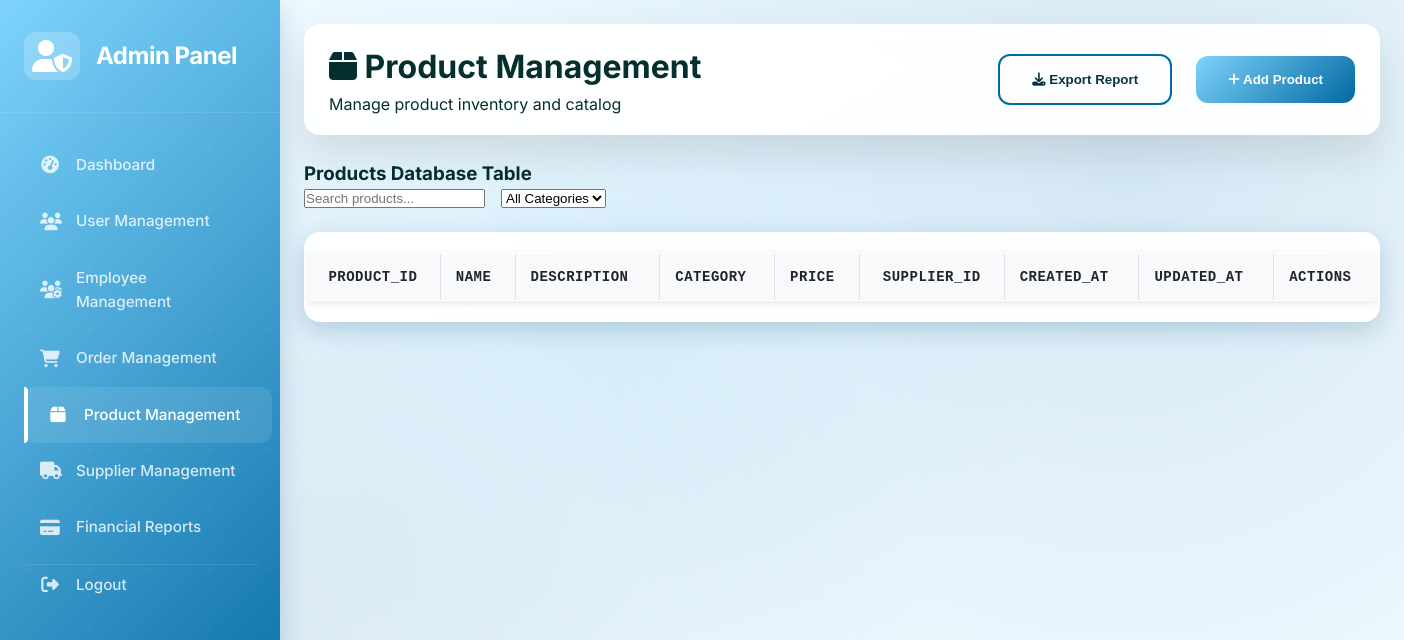
The app's page /product-management.php (signed in), older data.
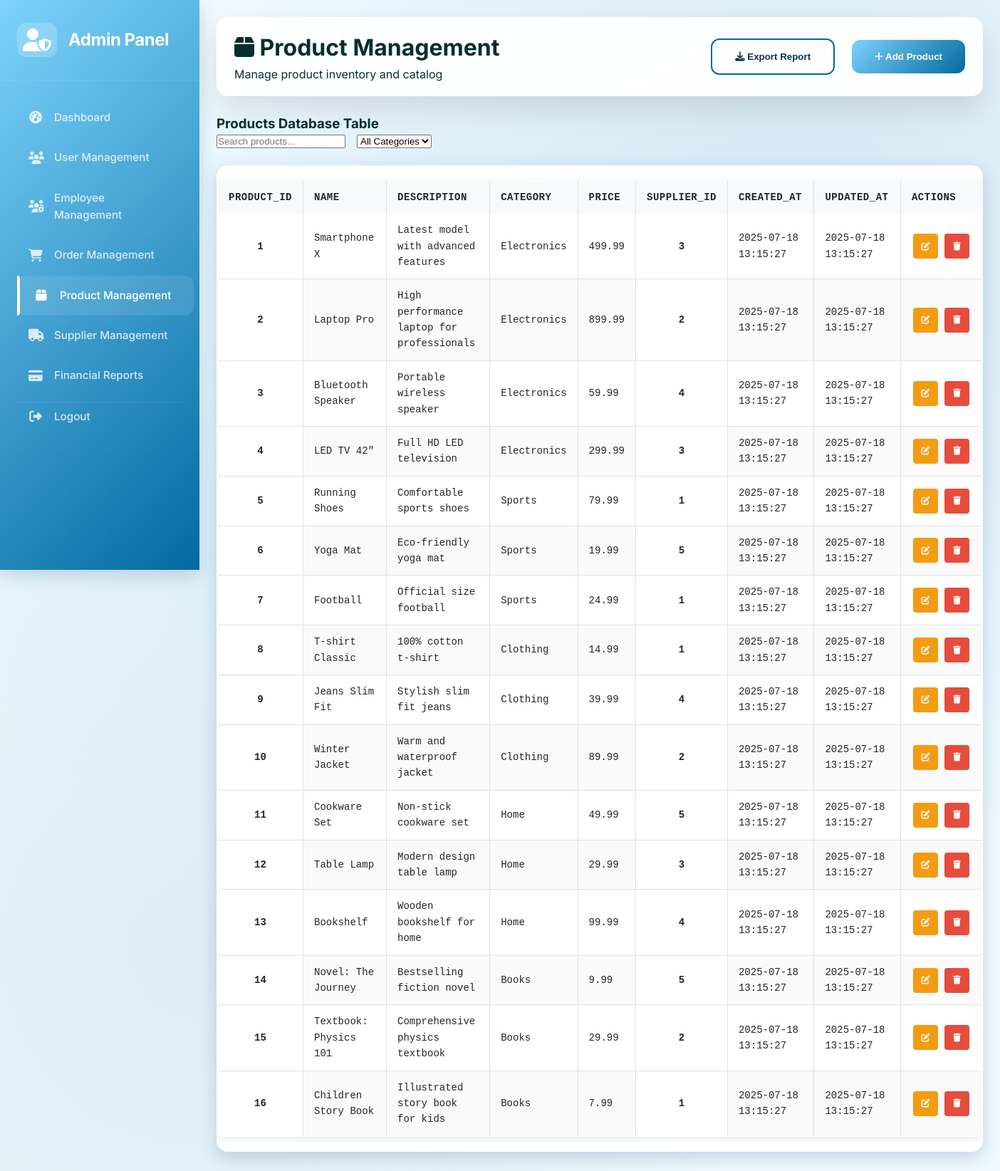
The same page, newer data.
### tables this page shows
CREATE TABLE IF NOT EXISTS products (
    product_id INT AUTO_INCREMENT PRIMARY KEY,
    name VARCHAR(100) NOT NULL,
    description TEXT,
    category VARCHAR(100),
    price DECIMAL(10, 2) NOT NULL,
    supplier_id INT,
    created_at DATETIME DEFAULT CURRENT_TIMESTAMP,
    updated_at DATETIME DEFAULT CURRENT_TIMESTAMP ON UPDATE CURRENT_TIMESTAMP,
    FOREIGN KEY (supplier_id) REFERENCES suppliers(supplier_id) ON DELETE SET NULL
);

### classes/Database.php (called while the page is built, shortened)
<?php
class Database {
    private $host = 'localhost';
    private $dbname = 'inventoryOrderManagement';
    private $username = 'root';
    private $password = '';
    private $pdo;
    public function __construct() {
        try {
            $this->pdo = new PDO("mysql:host={$this->host};dbname={$this->dbname}",
                               $this->username, $this->password);
            $this->pdo->setAttribute(PDO::ATTR_ERRMODE, PDO::ERRMODE_EXCEPTION);
            $this->pdo->setAttribute(PDO::ATTR_DEFAULT_FETCH_MODE, PDO::FETCH_ASSOC);
        } catch(PDOException $e) {
            throw new Exception("Connection failed: " . $e->getMessage());
        }
    }
    public function getConnection() {
        return $this->pdo;
    }
}
?>

### classes/Admin.php (called while the page is built, shortened)
<?php
require_once 'Database.php';
class Admin {
    private $db;
    public function __construct() {
        $this->db = new Database();
    }
    public function getProducts() {
        $query = "SELECT p.*, i.quantity, i.min_stock_level, i.last_updated as stock_updated,
                         s.company_name as supplier_name
                  FROM products p
                  LEFT JOIN inventory i ON p.product_id = i.product_id
                  LEFT JOIN suppliers s ON p.supplier_id = s.supplier_id
                  ORDER BY p.created_at DESC";
        $stmt = $this->db->getConnection()->query($query);
        return $stmt->fetchAll();
    }
}
?>

### product-management.php (the view, shortened to what the changed rows need)
<?php
require_once 'classes/Admin.php';
$admin = new Admin();
try {
    $products = $admin->getProducts();
} catch (Exception $e) {
    $products = [];
    $suppliers = [];
}
?>
<!DOCTYPE html>
<html lang="en">
<head>
    <link rel="stylesheet" href="https://cdnjs.cloudflare.com/ajax/libs/font-awesome/6.7.2/css/all.min.css">
    <link rel="stylesheet" href="admin-dashboard.css?v=<?php echo time(); ?>">
</head>
<body class="admin-dashboard">
    <div class="dashboard gradient-mesh custom-scrollbar">
        <div class="main-content">
            <div class="header">
                <div class="page-title">
                    <h1><i class="fas fa-box"></i> Product Management</h1>
                </div>
            </div>
            <div class="content-card">
                <div class="table-container">
                    <table class="database-table" id="productsTable">
                        <thead>
                            <tr>
                                <th class="id-column">product_id</th>
                                <th>name</th>
                                <th>description</th>
                                <th>category</th>
                                <th>price</th>
                                <th class="id-column">supplier_id</th>
                                <th>created_at</th>
                                <th>updated_at</th>
                                <th>Actions</th>
                            </tr>
                        </thead>
                        <tbody>
                            <?php foreach ($products as $product): ?>
                            <tr data-product-id="<?php echo $product['product_id']; ?>">
                                <td class="id-column"><?php echo $product['product_id']; ?></td>
                                <td><?php echo htmlspecialchars($product['name']); ?></td>
                                <td><?php echo htmlspecialchars($product['description'] ?? ''); ?></td>
                                <td><?php echo htmlspecialchars($product['category'] ?? ''); ?></td>
                                <td><?php echo number_format($product['price'] ?? 0, 2); ?></td>
                                <td class="id-column"><?php echo $product['supplier_id'] ?? '<span class="null-value">NULL</span>'; ?></td>
                                <td><?php echo $product['created_at'] ?? '<span class="null-value">NULL</span>'; ?></td>
                                <td><?php echo $product['updated_at'] ?? '<span class="null-value">NULL</span>'; ?></td>
                                <td>
                                    <div class="action-buttons">
                                        <button class="btn-edit" onclick="editProduct(<?php echo $product['product_id']; ?>)" title="Edit Product">
                                            <i class="fas fa-edit"></i>
                                        </button>
                                        <button class="btn-delete" onclick="deleteProduct(<?php echo $product['product_id']; ?>)" title="Delete Product">
                                            <i class="fas fa-trash"></i>
                                        </button>
                                    </div>
                                </td>
                            </tr>
                            <?php endforeach; ?>
                        </tbody>
                    </table>
                </div>
            </div>
        </div>
    </div>
</body>
</html>

Row changes from the older to the newer data that the page shows:
added products: product_id "1", name "Smartphone X", description "Latest model with advanced features", category "Electronics", price "499.99", supplier "3", created_at "2025-07-18 13:15:27", updated_at "2025-07-18 13:15:27"
added products: product_id "2", name "Laptop Pro", description "High performance laptop for professionals", category "Electronics", price "899.99", supplier "2", created_at "2025-07-18 13:15:27", updated_at "2025-07-18 13:15:27"
added products: product_id "3", name "Bluetooth Speaker", description "Portable wireless speaker", category "Electronics", price "59.99", supplier "4", created_at "2025-07-18 13:15:27", updated_at "2025-07-18 13:15:27"
added products: product_id "4", name "LED TV 42\"", description "Full HD LED television", category "Electronics", price "299.99", supplier "3", created_at "2025-07-18 13:15:27", updated_at "2025-07-18 13:15:27"
added products: product_id "5", name "Running Shoes", description "Comfortable sports shoes", category "Sports", price "79.99", supplier "1", created_at "2025-07-18 13:15:27", updated_at "2025-07-18 13:15:27"
added products: product_id "6", name "Yoga Mat", description "Eco-friendly yoga mat", category "Sports", price "19.99", supplier "5", created_at "2025-07-18 13:15:27", updated_at "2025-07-18 13:15:27"
added products: product_id "7", name "Football", description "Official size football", category "Sports", price "24.99", supplier "1", created_at "2025-07-18 13:15:27", updated_at "2025-07-18 13:15:27"
added products: product_id "8", name "T-shirt Classic", description "100% cotton t-shirt", category "Clothing", price "14.99", supplier "1", created_at "2025-07-18 13:15:27", updated_at "2025-07-18 13:15:27"
added products: product_id "9", name "Jeans Slim Fit", description "Stylish slim fit jeans", category "Clothing", price "39.99", supplier "4", created_at "2025-07-18 13:15:27", updated_at "2025-07-18 13:15:27"
added products: product_id "10", name "Winter Jacket", description "Warm and waterproof jacket", category "Clothing", price "89.99", supplier "2", created_at "2025-07-18 13:15:27", updated_at "2025-07-18 13:15:27"
added products: product_id "11", name "Cookware Set", description "Non-stick cookware set", category "Home", price "49.99", supplier "5", created_at "2025-07-18 13:15:27", updated_at "2025-07-18 13:15:27"
added products: product_id "12", name "Table Lamp", description "Modern design table lamp", category "Home", price "29.99", supplier "3", created_at "2025-07-18 13:15:27", updated_at "2025-07-18 13:15:27"
added products: product_id "13", name "Bookshelf", description "Wooden bookshelf for home", category "Home", price "99.99", supplier "4", created_at "2025-07-18 13:15:27", updated_at "2025-07-18 13:15:27"
added products: product_id "14", name "Novel: The Journey", description "Bestselling fiction novel", category "Books", price "9.99", supplier "5", created_at "2025-07-18 13:15:27", updated_at "2025-07-18 13:15:27"
added products: product_id "15", name "Textbook: Physics 101", description "Comprehensive physics textbook", category "Books", price "29.99", supplier "2", created_at "2025-07-18 13:15:27", updated_at "2025-07-18 13:15:27"
added products: product_id "16", name "Children Story Book", description "Illustrated story book for kids", category "Books", price "7.99", supplier "1", created_at "2025-07-18 13:15:27", updated_at "2025-07-18 13:15:27"
